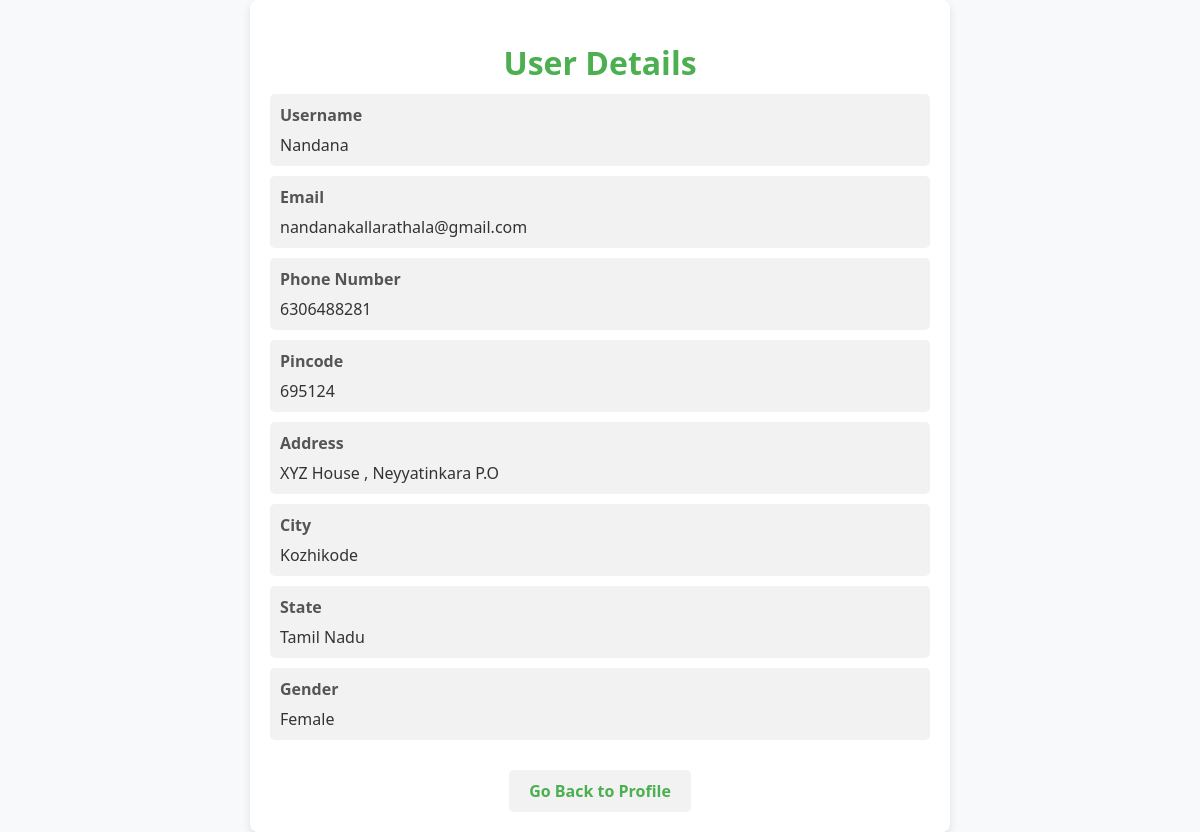
Page /userdetails/ (signed in) on the committed database.
### BeauteCartApp/models.py (models this page shows, shortened)
class CustomUser(AbstractUser):
    ADMIN = 1
    CUSTOMER = 2
    DELIVERYTEAM = 3
    SELLER = 4
    USER_TYPES = (
        (ADMIN, 'Admin'),
        (CUSTOMER, 'Customer'),
        (DELIVERYTEAM, 'Delivery Team'),
        (SELLER, 'Seller'),
    )
    username = models.CharField(max_length=50, unique=True)
    email = models.EmailField(max_length=100, unique=True)
    user_type = models.PositiveSmallIntegerField(choices=USER_TYPES, default=CUSTOMER)
    shop_name = models.CharField(max_length=255, null=True)
    password = models.CharField(max_length=128)
    phone = models.CharField(max_length=12, blank=True)
    shop_address = models.CharField(max_length=255, null=True)
    tax_id = models.CharField(max_length=20, null=True)
    parlour_name = models.CharField(max_length=255, null=True)
    password = models.CharField(max_length=128)
    phone = models.CharField(max_length=12, blank=True)
    parlour_address = models.CharField(max_length=255, null=True)
    tax_id = models.CharField(max_length=20, null=True)
    is_admin = models.BooleanField(default=False)
    is_staff = models.BooleanField(default=False)
    is_active = models.BooleanField(default=True)
    is_superadmin = models.BooleanField(default=False)

class ProfileUser(models.Model):
    user = models.OneToOneField(CustomUser, on_delete=models.CASCADE)
    username = models.CharField(max_length=50, blank=True, null=True)
    email = models.EmailField(blank=True, null=True)
    phone_number = models.CharField(max_length=15, blank=True, null=True)
    pincode = models.CharField(max_length=10, blank=True, null=True)
    address = models.TextField(blank=True, null=True)
    gender = models.CharField(max_length=10, blank=True, null=True)
    city = models.CharField(max_length=50, blank=True, null=True)  # New field
    state = models.CharField(max_length=50, blank=True, null=True)  # New field

### BeauteCartApp/views.py (the view)
# urls.py: path('userdetails/', user_details, name='user_details'),
@login_required
def user_details(request):
    return render(request, 'userdetails.html', {'user': request.user})

### templates/userdetails.html (shortened to what this page needs)
{% load static %}
{% load i18n %}
<!DOCTYPE html>
<html lang="en">
<head>
</head>
<body>
    <div class="card">
        <div class="card-content">
            <h1>{% trans "User Details" %}</h1>
            <ul class="details-list">
                <li>
                    <label>{% trans "Username" %}</label>
                    <p>{{ user.username }}</p>
                </li>
                <li>
                    <label>{% trans "Email" %}</label>
                    <p>{{ user.email }}</p>
                </li>
                <li>
                    <label>{% trans "Phone Number" %}</label>
                    <p>{{ user.profileuser.phone_number }}</p>
                </li>
                <li>
                    <label>{% trans "Pincode" %}</label>
                    <p>{{ user.profileuser.pincode }}</p>
                </li>
                <li>
                    <label>{% trans "Address" %}</label>
                    <p>{{ user.profileuser.address }}</p>
                </li>
                <li>
                    <label>{% trans "City" %}</label>
                    <p>{{ user.profileuser.city }}</p>
                </li>
                <li>
                    <label>{% trans "State" %}</label>
                    <p>{{ user.profileuser.state }}</p>
                </li>
                <li>
                    <label>{% trans "Gender" %}</label>
                    <p>{{ user.profileuser.gender }}</p>
                </li>
            </ul>
            <a href="{% url 'user_profile' %}">{% trans "Go Back to Profile" %}</a>
        </div>
    </div>
</body>
</html>

### templates/userdetails.html (style rules this page uses)
body { font-family: 'Segoe UI', Tahoma, Geneva, Verdana, sans-serif; margin: 0; padding: 0; background-color: #f8f9fa; background-image: url('/static/images/pro.jpg'); background-repeat: no-repeat; background-size: cover; background-attachment: fixed; display: flex; justify-content: center; align-items: center; min-height: 100vh; }
.card { max-width: 700px; width: 100%; background-color: #fff; box-shadow: 0 4px 8px rgba(0, 0, 0, 0.1); border-radius: 8px; overflow: hidden; text-align: center; transition: transform 0.3s; }
.card-content { padding: 20px; }
h1 { color: #4caf50; margin-bottom: 10px; }
.details-list { list-style: none; padding: 0; margin: 0; text-align: left; }
.details-list li { padding: 10px; background-color: #f2f2f2; border-radius: 5px; margin-bottom: 10px; }
label { display: block; margin-bottom: 8px; color: #555; font-weight: bold; }
p { margin: 0; color: #333; }
a { text-decoration: none; color: #4caf50; font-weight: bold; display: inline-block; margin-top: 20px; padding: 10px 20px; border-radius: 5px; background-color: #f2f2f2; transition: background-color 0.3s, color 0.3s; }

### rows in the picture
CustomUser: username "Nandana", email "nandanakallarathala@gmail.com", profileuser.phone_number "6306488281", profileuser.pincode "695124", profileuser.address "XYZ House , Neyyatinkara P.O", profileuser.city "Kozhikode", profileuser.state "Tamil Nadu", profileuser.gender "Female"
